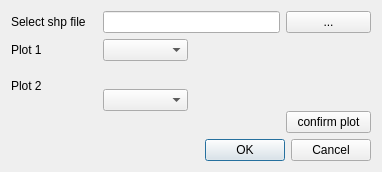
<?xml version="1.0" encoding="UTF-8"?>
<ui version="4.0">
 <class>MergePolygonDialogBase</class>
 <widget class="QDialog" name="MergePolygonDialogBase">
  <property name="geometry">
   <rect>
    <x>0</x>
    <y>0</y>
    <width>382</width>
    <height>172</height>
   </rect>
  </property>
  <property name="windowTitle">
   <string>MergePolygon</string>
  </property>
  <layout class="QGridLayout" name="gridLayout">
   <item row="0" column="0">
    <widget class="QLabel" name="label">
     <property name="text">
      <string>Select shp file</string>
     </property>
    </widget>
   </item>
   <item row="1" column="0">
    <widget class="QLabel" name="label_2">
     <property name="text">
      <string>Plot 1</string>
     </property>
    </widget>
   </item>
   <item row="2" column="0">
    <widget class="QLabel" name="label_3">
     <property name="text">
      <string>Plot 2</string>
     </property>
    </widget>
   </item>
   <item row="4" column="2" colspan="2">
    <widget class="QDialogButtonBox" name="button_box">
     <property name="orientation">
      <enum>Qt::Horizontal</enum>
     </property>
     <property name="standardButtons">
      <set>QDialogButtonBox::Cancel|QDialogButtonBox::Ok</set>
     </property>
    </widget>
   </item>
   <item row="1" column="1">
    <widget class="QComboBox" name="plot1comboBox"/>
   </item>
   <item row="0" column="3">
    <widget class="QPushButton" name="inputpushButton">
     <property name="text">
      <string>...</string>
     </property>
    </widget>
   </item>
   <item row="3" column="3">
    <widget class="QPushButton" name="confirmpushButton">
     <property name="text">
      <string>confirm plot</string>
     </property>
    </widget>
   </item>
   <item row="0" column="1" colspan="2">
    <widget class="QLineEdit" name="inputlineEdit"/>
   </item>
   <item row="2" column="1" rowspan="2">
    <widget class="QComboBox" name="plot2comboBox"/>
   </item>
  </layout>
 </widget>
 <resources/>
 <connections>
  <connection>
   <sender>button_box</sender>
   <signal>accepted()</signal>
   <receiver>MergePolygonDialogBase</receiver>
   <slot>accept()</slot>
   <hints>
    <hint type="sourcelabel">
     <x>20</x>
     <y>20</y>
    </hint>
    <hint type="destinationlabel">
     <x>20</x>
     <y>20</y>
    </hint>
   </hints>
  </connection>
  <connection>
   <sender>button_box</sender>
   <signal>rejected()</signal>
   <receiver>MergePolygonDialogBase</receiver>
   <slot>reject()</slot>
   <hints>
    <hint type="sourcelabel">
     <x>20</x>
     <y>20</y>
    </hint>
    <hint type="destinationlabel">
     <x>20</x>
     <y>20</y>
    </hint>
   </hints>
  </connection>
 </connections>
</ui>
